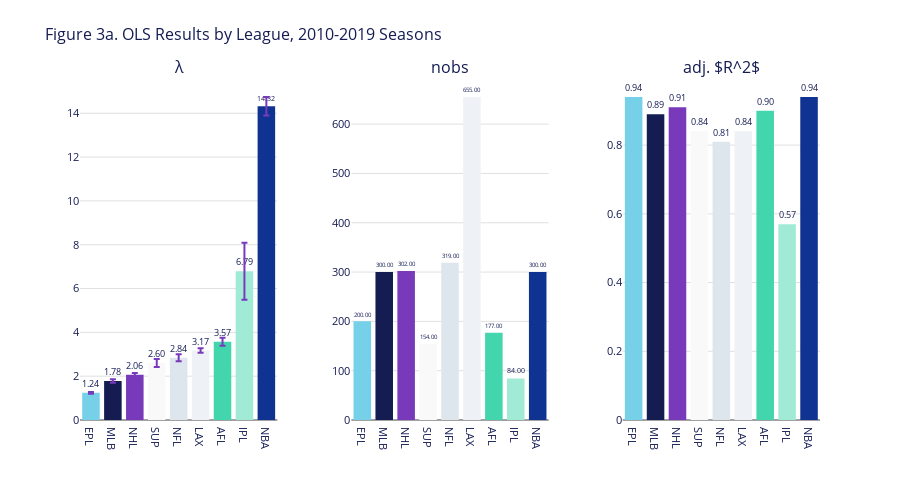

This figure's notebook cell:
### Markdown cell above
### Figure 3a -- 2010 to 2019

### Code cell
# Create static seaborn catplot
grid = sns.catplot(ols.melt(['LEAGUE']),
                   kind="bar",
                   x="LEAGUE",
                   y="value",
                   hue="LEAGUE",
                   col="variable",
                   col_order=["λ", "nobs", "adj. $R^2$"],
                   sharey=False)
grid.set_axis_labels("", "")
grid.set_titles("{col_name}")

# Apply custom styling
style_catplot(grid, chart_colors)

# add error bars to λ
axis = grid.facet_axis(0, 0, True)
axis.errorbar(ols['LEAGUE'], ols['λ'], yerr=ols['λ se']*2, fmt="none", capsize=5, color="r")
# add labels to R^2
axis = grid.facet_axis(0, 2, True)
[axis.bar_label(c, fontsize=10) for c in axis.containers]
plt.show()

# Prepare data for interactive Plotly version with error bars
ols_melted = ols.melt(['LEAGUE'])
# Add error column - only λ has error bars (2 * standard error)
ols_melted['error'] = ols_melted.apply(lambda row: 
    ols.loc[ols['LEAGUE'] == row['LEAGUE'], 'λ se'].iloc[0] * 2 
    if row['variable'] == 'λ' else None, axis=1)

# Create and display interactive Plotly version
fig = create_plotly_catplot(
    data=ols_melted,
    x_col="LEAGUE",
    y_col="value",
    hue_col="LEAGUE",
    col_col="variable",
    col_order=["λ", "nobs", "adj. $R^2$"],
    title="Figure 3a. OLS Results by League, 2010-2019 Seasons",
    sharey=False,
    error_col="error",
    add_value_labels=True  # Show values on R^2 bars like the seaborn version
)

# Display interactive plot in notebook
fig.show()

# Export both HTML and JSON versions
export_plot(fig, "ols_results_catplot", "OLS Results by League")

### Figure 1 — Plotly figure (JSON) as saved in the notebook; plotly's stock layout.template omitted (floating-point values rounded to 4 significant figures)
{"data": [{"error_y": {"array": [0.04], "color": "#783ABB", "thickness": 2, "type": "data", "visible": true, "width": 3}, "hovertemplate": "LEAGUE: EPL<br>LEAGUE: %{x}<br>value: %{y}<extra></extra>", "marker": {"color": "#75D0E8"}, "name": "EPL", "showlegend": true, "text": [1.24], "textposition": "outside", "texttemplate": "%{text:.2f}", "type": "bar", "x": ["EPL"], "xaxis": "x", "y": [1.24], "yaxis": "y"}, {"error_y": {"array": [0.08], "color": "#783ABB", "thickness": 2, "type": "data", "visible": true, "width": 3}, "hovertemplate": "LEAGUE: MLB<br>LEAGUE: %{x}<br>value: %{y}<extra></extra>", "marker": {"color": "#141C52"}, "name": "MLB", "showlegend": true, "text": [1.78], "textposition": "outside", "texttemplate": "%{text:.2f}", "type": "bar", "x": ["MLB"], "xaxis": "x", "y": [1.78], "yaxis": "y"}, {"error_y": {"array": [0.08], "color": "#783ABB", "thickness": 2, "type": "data", "visible": true, "width": 3}, "hovertemplate": "LEAGUE: NHL<br>LEAGUE: %{x}<br>value: %{y}<extra></extra>", "marker": {"color": "#783ABB"}, "name": "NHL", "showlegend": true, "text": [2.06], "textposition": "outside", "texttemplate": "%{text:.2f}", "type": "bar", "x": ["NHL"], "xaxis": "x", "y": [2.06], "yaxis": "y"}, {"error_y": {"array": [0.18], "color": "#783ABB", "thickness": 2, "type": "data", "visible": true, "width": 3}, "hovertemplate": "LEAGUE: SUP<br>LEAGUE: %{x}<br>value: %{y}<extra></extra>", "marker": {"color": "#F9F9F9"}, "name": "SUP", "showlegend": true, "text": [2.6], "textposition": "outside", "texttemplate": "%{text:.2f}", "type": "bar", "x": ["SUP"], "xaxis": "x", "y": [2.6], "yaxis": "y"}, {"error_y": {"array": [0.16], "color": "#783ABB", "thickness": 2, "type": "data", "visible": true, "width": 3}, "hovertemplate": "LEAGUE: NFL<br>LEAGUE: %{x}<br>value: %{y}<extra></extra>", "marker": {"color": "#DDE5ED"}, "name": "NFL", "showlegend": true, "text": [2.84], "textposition": "outside", "texttemplate": "%{text:.2f}", "type": "bar", "x": ["NFL"], "xaxis": "x", "y": [2.84], "yaxis": "y"}, {"error_y": {"array": [0.1], "color": "#783ABB", "thickness": 2, "type": "data", "visible": true, "width": 3}, "hovertemplate": "LEAGUE: LAX<br>LEAGUE: %{x}<br>value: %{y}<extra></extra>", "marker": {"color": "#EEF2F6"}, "name": "LAX", "showlegend": true, "text": [3.17], "textposition": "outside", "texttemplate": "%{text:.2f}", "type": "bar", "x": ["LAX"], "xaxis": "x", "y": [3.17], "yaxis": "y"}, {"error_y": {"array": [0.18], "color": "#783ABB", "thickness": 2, "type": "data", "visible": true, "width": 3}, "hovertemplate": "LEAGUE: AFL<br>LEAGUE: %{x}<br>value: %{y}<extra></extra>", "marker": {"color": "#43D6AC"}, "name": "AFL", "showlegend": true, "text": [3.57], "textposition": "outside", "texttemplate": "%{text:.2f}", "type": "bar", "x": ["AFL"], "xaxis": "x", "y": [3.57], "yaxis": "y"}, {"error_y": {"array": [1.3], "color": "#783ABB", "thickness": 2, "type": "data", "visible": true, "width": 3}, "hovertemplate": "LEAGUE: IPL<br>LEAGUE: %{x}<br>value: %{y}<extra></extra>", "marker": {"color": "#A1EBD6"}, "name": "IPL", "showlegend": true, "text": [6.79], "textposition": "outside", "texttemplate": "%{text:.2f}", "type": "bar", "x": ["IPL"], "xaxis": "x", "y": [6.79], "yaxis": "y"}, {"error_y": {"array": [0.42], "color": "#783ABB", "thickness": 2, "type": "data", "visible": true, "width": 3}, "hovertemplate": "LEAGUE: NBA<br>LEAGUE: %{x}<br>value: %{y}<extra></extra>", "marker": {"color": "#103392"}, "name": "NBA", "showlegend": true, "text": [14.32], "textposition": "outside", "texttemplate": "%{text:.2f}", "type": "bar", "x": ["NBA"], "xaxis": "x", "y": [14.32], "yaxis": "y"}, {"error_y": {"array": [NaN], "color": "#783ABB", "thickness": 2, "type": "data", "visible": true, "width": 3}, "hovertemplate": "LEAGUE: EPL<br>LEAGUE: %{x}<br>value: %{y}<extra></extra>", "marker": {"color": "#75D0E8"}, "name": "EPL", "showlegend": false, "text": [200.0], "textposition": "outside", "texttemplate": "%{text:.2f}", "type": "bar", "x": ["EPL"], "xaxis": "x2", "y": [200.0], "yaxis": "y2"}, {"error_y": {"array": [NaN], "color": "#783ABB", "thickness": 2, "type": "data", "visible": true, "width": 3}, "hovertemplate": "LEAGUE: MLB<br>LEAGUE: %{x}<br>value: %{y}<extra></extra>", "marker": {"color": "#141C52"}, "name": "MLB", "showlegend": false, "text": [300.0], "textposition": "outside", "texttemplate": "%{text:.2f}", "type": "bar", "x": ["MLB"], "xaxis": "x2", "y": [300.0], "yaxis": "y2"}, {"error_y": {"array": [NaN], "color": "#783ABB", "thickness": 2, "type": "data", "visible": true, "width": 3}, "hovertemplate": "LEAGUE: NHL<br>LEAGUE: %{x}<br>value: %{y}<extra></extra>", "marker": {"color": "#783ABB"}, "name": "NHL", "showlegend": false, "text": [302.0], "textposition": "outside", "texttemplate": "%{text:.2f}", "type": "bar", "x": ["NHL"], "xaxis": "x2", "y": [302.0], "yaxis": "y2"}, {"error_y": {"array": [NaN], "color": "#783ABB", "thickness": 2, "type": "data", "visible": true, "width": 3}, "hovertemplate": "LEAGUE: SUP<br>LEAGUE: %{x}<br>value: %{y}<extra></extra>", "marker": {"color": "#F9F9F9"}, "name": "SUP", "showlegend": false, "text": [154.0], "textposition": "outside", "texttemplate": "%{text:.2f}", "type": "bar", "x": ["SUP"], "xaxis": "x2", "y": [154.0], "yaxis": "y2"}, {"error_y": {"array": [NaN], "color": "#783ABB", "thickness": 2, "type": "data", "visible": true, "width": 3}, "hovertemplate": "LEAGUE: NFL<br>LEAGUE: %{x}<br>value: %{y}<extra></extra>", "marker": {"color": "#DDE5ED"}, "name": "NFL", "showlegend": false, "text": [319.0], "textposition": "outside", "texttemplate": "%{text:.2f}", "type": "bar", "x": ["NFL"], "xaxis": "x2", "y": [319.0], "yaxis": "y2"}, {"error_y": {"array": [NaN], "color": "#783ABB", "thickness": 2, "type": "data", "visible": true, "width": 3}, "hovertemplate": "LEAGUE: LAX<br>LEAGUE: %{x}<br>value: %{y}<extra></extra>", "marker": {"color": "#EEF2F6"}, "name": "LAX", "showlegend": false, "text": [655.0], "textposition": "outside", "texttemplate": "%{text:.2f}", "type": "bar", "x": ["LAX"], "xaxis": "x2", "y": [655.0], "yaxis": "y2"}, {"error_y": {"array": [NaN], "color": "#783ABB", "thickness": 2, "type": "data", "visible": true, "width": 3}, "hovertemplate": "LEAGUE: AFL<br>LEAGUE: %{x}<br>value: %{y}<extra></extra>", "marker": {"color": "#43D6AC"}, "name": "AFL", "showlegend": false, "text": [177.0], "textposition": "outside", "texttemplate": "%{text:.2f}", "type": "bar", "x": ["AFL"], "xaxis": "x2", "y": [177.0], "yaxis": "y2"}, {"error_y": {"array": [NaN], "color": "#783ABB", "thickness": 2, "type": "data", "visible": true, "width": 3}, "hovertemplate": "LEAGUE: IPL<br>LEAGUE: %{x}<br>value: %{y}<extra></extra>", "marker": {"color": "#A1EBD6"}, "name": "IPL", "showlegend": false, "text": [84.0], "textposition": "outside", "texttemplate": "%{text:.2f}", "type": "bar", "x": ["IPL"], "xaxis": "x2", "y": [84.0], "yaxis": "y2"}, {"error_y": {"array": [NaN], "color": "#783ABB", "thickness": 2, "type": "data", "visible": true, "width": 3}, "hovertemplate": "LEAGUE: NBA<br>LEAGUE: %{x}<br>value: %{y}<extra></extra>", "marker": {"color": "#103392"}, "name": "NBA", "showlegend": false, "text": [300.0], "textposition": "outside", "texttemplate": "%{text:.2f}", "type": "bar", "x": ["NBA"], "xaxis": "x2", "y": [300.0], "yaxis": "y2"}, {"error_y": {"array": [NaN], "color": "#783ABB", "thickness": 2, "type": "data", "visible": true, "width": 3}, "hovertemplate": "LEAGUE: EPL<br>LEAGUE: %{x}<br>value: %{y}<extra></extra>", "marker": {"color": "#75D0E8"}, "name": "EPL", "showlegend": false, "text": [0.94], "textposition": "outside", "texttemplate": "%{text:.2f}", "type": "bar", "x": ["EPL"], "xaxis": "x3", "y": [0.94], "yaxis": "y3"}, {"error_y": {"array": [NaN], "color": "#783ABB", "thickness": 2, "type": "data", "visible": true, "width": 3}, "hovertemplate": "LEAGUE: MLB<br>LEAGUE: %{x}<br>value: %{y}<extra></extra>", "marker": {"color": "#141C52"}, "name": "MLB", "showlegend": false, "text": [0.89], "textposition": "outside", "texttemplate": "%{text:.2f}", "type": "bar", "x": ["MLB"], "xaxis": "x3", "y": [0.89], "yaxis": "y3"}, {"error_y": {"array": [NaN], "color": "#783ABB", "thickness": 2, "type": "data", "visible": true, "width": 3}, "hovertemplate": "LEAGUE: NHL<br>LEAGUE: %{x}<br>value: %{y}<extra></extra>", "marker": {"color": "#783ABB"}, "name": "NHL", "showlegend": false, "text": [0.91], "textposition": "outside", "texttemplate": "%{text:.2f}", "type": "bar", "x": ["NHL"], "xaxis": "x3", "y": [0.91], "yaxis": "y3"}, {"error_y": {"array": [NaN], "color": "#783ABB", "thickness": 2, "type": "data", "visible": true, "width": 3}, "hovertemplate": "LEAGUE: SUP<br>LEAGUE: %{x}<br>value: %{y}<extra></extra>", "marker": {"color": "#F9F9F9"}, "name": "SUP", "showlegend": false, "text": [0.84], "textposition": "outside", "texttemplate": "%{text:.2f}", "type": "bar", "x": ["SUP"], "xaxis": "x3", "y": [0.84], "yaxis": "y3"}, {"error_y": {"array": [NaN], "color": "#783ABB", "thickness": 2, "type": "data", "visible": true, "width": 3}, "hovertemplate": "LEAGUE: NFL<br>LEAGUE: %{x}<br>value: %{y}<extra></extra>", "marker": {"color": "#DDE5ED"}, "name": "NFL", "showlegend": false, "text": [0.81], "textposition": "outside", "texttemplate": "%{text:.2f}", "type": "bar", "x": ["NFL"], "xaxis": "x3", "y": [0.81], "yaxis": "y3"}, {"error_y": {"array": [NaN], "color": "#783ABB", "thickness": 2, "type": "data", "visible": true, "width": 3}, "hovertemplate": "LEAGUE: LAX<br>LEAGUE: %{x}<br>value: %{y}<extra></extra>", "marker": {"color": "#EEF2F6"}, "name": "LAX", "showlegend": false, "text": [0.84], "textposition": "outside", "texttemplate": "%{text:.2f}", "type": "bar", "x": ["LAX"], "xaxis": "x3", "y": [0.84], "yaxis": "y3"}, {"error_y": {"array": [NaN], "color": "#783ABB", "thickness": 2, "type": "data", "visible": true, "width": 3}, "hovertemplate": "LEAGUE: AFL<br>LEAGUE: %{x}<br>value: %{y}<extra></extra>", "marker": {"color": "#43D6AC"}, "name": "AFL", "showlegend": false, "text": [0.9], "textposition": "outside", "texttemplate": "%{text:.2f}", "type": "bar", "x": ["AFL"], "xaxis": "x3", "y": [0.9], "yaxis": "y3"}, {"error_y": {"array": [NaN], "color": "#783ABB", "thickness": 2, "type": "data", "visible": true, "width": 3}, "hovertemplate": "LEAGUE: IPL<br>LEAGUE: %{x}<br>value: %{y}<extra></extra>", "marker": {"color": "#A1EBD6"}, "name": "IPL", "showlegend": false, "text": [0.57], "textposition": "outside", "texttemplate": "%{text:.2f}", "type": "bar", "x": ["IPL"], "xaxis": "x3", "y": [0.57], "yaxis": "y3"}, {"error_y": {"array": [NaN], "color": "#783ABB", "thickness": 2, "type": "data", "visible": true, "width": 3}, "hovertemplate": "LEAGUE: NBA<br>LEAGUE: %{x}<br>value: %{y}<extra></extra>", "marker": {"color": "#103392"}, "name": "NBA", "showlegend": false, "text": [0.94], "textposition": "outside", "texttemplate": "%{text:.2f}", "type": "bar", "x": ["NBA"], "xaxis": "x3", "y": [0.94], "yaxis": "y3"}], "layout": {"annotations": [{"font": {"size": 16}, "showarrow": false, "text": "λ", "x": 0.1333, "xanchor": "center", "xref": "paper", "y": 1, "yanchor": "bottom", "yref": "paper"}, {"font": {"size": 16}, "showarrow": false, "text": "nobs", "x": 0.5, "xanchor": "center", "xref": "paper", "y": 1, "yanchor": "bottom", "yref": "paper"}, {"font": {"size": 16}, "showarrow": false, "text": "adj. $R^2$", "x": 0.8667, "xanchor": "center", "xref": "paper", "y": 1, "yanchor": "bottom", "yref": "paper"}], "height": 500, "margin": {"b": 80, "l": 80, "r": 80, "t": 80}, "showlegend": false, "title": {"text": "Figure 3a. OLS Results by League, 2010-2019 Seasons"}, "xaxis": {"anchor": "y", "domain": [0, 0.2667], "title": {"text": ""}}, "xaxis2": {"anchor": "y2", "domain": [0.3667, 0.6333], "title": {"text": ""}}, "xaxis3": {"anchor": "y3", "domain": [0.7333, 1], "title": {"text": ""}}, "yaxis": {"anchor": "x", "domain": [0, 1], "title": {"text": ""}}, "yaxis2": {"anchor": "x2", "domain": [0, 1], "title": {"text": ""}}, "yaxis3": {"anchor": "x3", "domain": [0, 1], "title": {"text": ""}}}}
